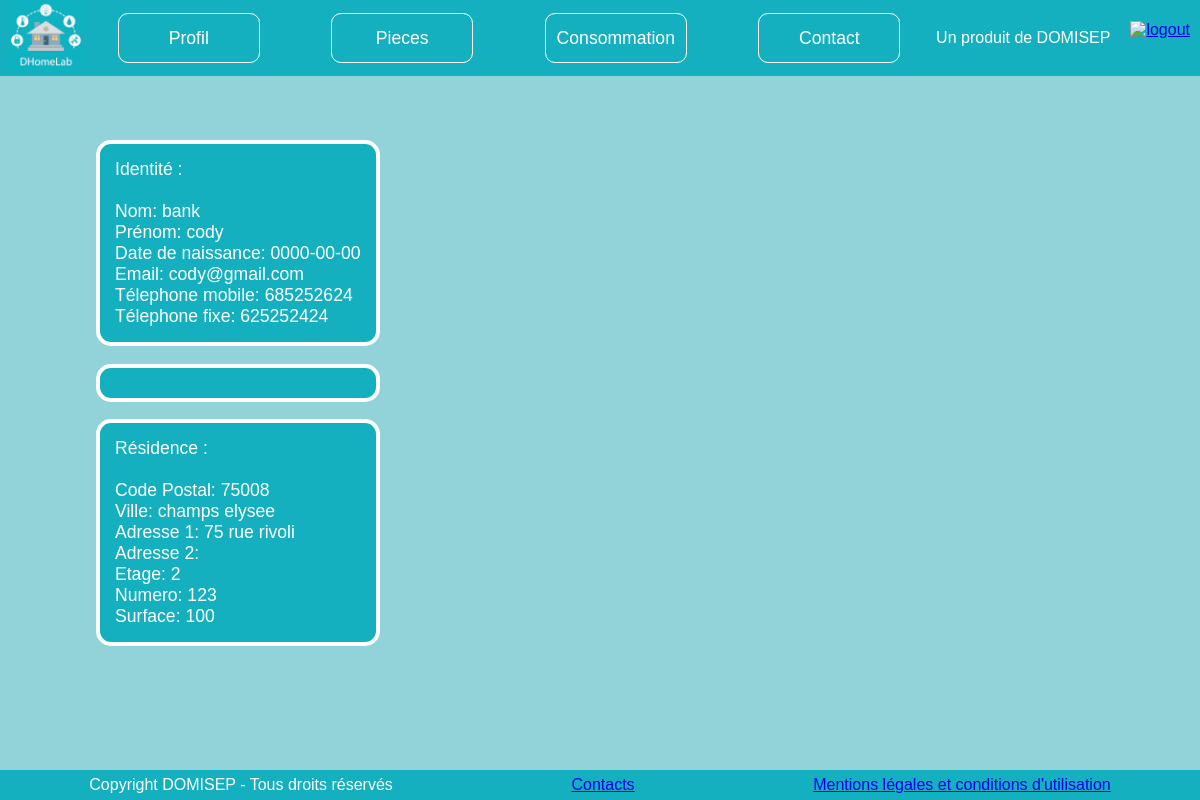
Screenshot of /index.php?redirection=voir_profil (signed in) with the database file from the repository.
### tables this page shows
CREATE TABLE `client` (
  `id_client` int(10) UNSIGNED ZEROFILL NOT NULL,
  `nom` varchar(255) DEFAULT NULL,
  `prenom` varchar(255) DEFAULT NULL,
  `date_de_naissance` date DEFAULT NULL,
  `email` varchar(255) DEFAULT NULL,
  `telephone_mobile` int(11) DEFAULT NULL,
  `telephone_fixe` int(11) DEFAULT NULL,
  `numero_serie_ceMAC` varchar(20) NOT NULL,
  `password_client` varchar(255) NOT NULL
);

CREATE TABLE `appartement` (
  `id_appartement` int(10) UNSIGNED ZEROFILL NOT NULL,
  `id_client` int(10) UNSIGNED ZEROFILL DEFAULT NULL,
  `id_immeuble` int(10) UNSIGNED ZEROFILL DEFAULT NULL,
  `surface` int(10) UNSIGNED NOT NULL COMMENT 'Surface de l''appartement',
  `etage` int(10) UNSIGNED NOT NULL COMMENT 'Etage de l''appartement',
  `numero` int(10) UNSIGNED NOT NULL COMMENT 'Numero de l''apartement'
);

CREATE TABLE `immeuble` (
  `id_immeuble` int(10) UNSIGNED ZEROFILL NOT NULL,
  `code_postal` int(10) UNSIGNED NOT NULL,
  `ville` varchar(255) NOT NULL,
  `adresse_1` varchar(255) NOT NULL,
  `adresse_2` varchar(255) NOT NULL,
  `id_client` int(10) UNSIGNED ZEROFILL DEFAULT NULL
);

### index.php (called while the page is built)
<?php
require 'controleur/index_client.php';
?>

### modele/voir_profil.php (called while the page is built, shortened)
<?php
$reqinfouser=$bdd->prepare('SELECT * FROM client WHERE id_client=?');
$reqinfouser->execute(array($_SESSION['id_client']));
$reqadresseimmeuble=$bdd->prepare('SELECT * FROM immeuble WHERE id_client=?');
$reqadresseimmeuble->execute(array($_SESSION['id_client']));
$reqadresseappartement=$bdd->prepare('SELECT * FROM appartement WHERE id_client=?');
$reqadresseappartement->execute(array($_SESSION['id_client']));
$immeubleexist=$reqadresseimmeuble->rowcount();
?>

### vue/voir_profil.php (the view, shortened to what this page needs)
<!DOCTYPE html>
<html>
    <head>
        <link rel="stylesheet" href="style/voir_profil.css" />
        <link rel="stylesheet" href="style/banniere.css" />
    </head>
    	<body>
    		<div id="bloc_page">
                <?php include("en_tete_client.php");?>
                <div id="container_3">
                <section class="zone_centre">
                    <?php
                    while($infouser = $reqinfouser->fetch() )
                    {
                        ?>
                        <p class="cadre">Identité : <br/><br/>
                        Nom: <?php echo $infouser['nom'] ?> <br/>
                        Prénom: <?php echo $infouser['prenom'] ?><br/>
                        Date de naissance: <?php echo $infouser['date_de_naissance'] ?><br/>
                        Email: <?php echo $infouser['email'] ?> <br/>
                        Télephone mobile: <?php echo $infouser['telephone_mobile'] ?><br/>
                        Télephone fixe: <?php echo $infouser['telephone_fixe'] ?><br/><p>
                        <?php
                        if($immeubleexist == 1 )
                        {
                            while($infoimmeuble = $reqadresseimmeuble->fetch() AND $infoappartement =$reqadresseappartement->fetch())
                            {
                                ?>
                                <p class="cadre">Résidence : <br/><br/>
                                Code Postal: <?php echo $infoimmeuble['code_postal'] ?> <br/>
                                Ville: <?php echo $infoimmeuble['ville'] ?><br/>
                                Adresse 1: <?php echo $infoimmeuble['adresse_1'] ?><br/>
                                Adresse 2: <?php echo $infoimmeuble['adresse_2'] ?> <br/>
                                Etage: <?php echo $infoappartement['etage'] ?> <br/>
                                Numero: <?php echo $infoappartement['numero'] ?><br/>
                                Surface: <?php echo $infoappartement['surface'] ?><br/>
                                <?php
                            }
                        }
                        ?>
                    <?php
                    }
                    ?>
                </section>
                </div>
                <?php include("pied_de_page.php");?>
            </div>
        </body>
</html>

### controleur/index_client.php (shortened to what this page needs)
<?php
require 'modele/connexion_bdd.php';
if (!isset($_GET["redirection"]))
{
	require 'modele/connexion_client.php';
	require 'vue/connexion_client.php';
}
else
{
	$redirection = htmlspecialchars($_GET["redirection"]);
	if ($redirection == 'connecte')
	{
		require 'modele/test_donnees_client_incompletes.php';
		require 'modele/page_accueil_client.php';
		require 'vue/page_accueil_client.php';
	}
	elseif ($redirection == 'inscription')
	{
			require 'vue/client_modifier_profil.php';
	}
	elseif ($redirection == 'formulaire_immeuble_1')
	{
		require "modele/profil_formulaire_d_inscription_immeuble_1.php";
		require "vue/profil_formulaire_d_inscription_immeuble_1.php";
	}
	elseif ($redirection == 'formulaire_immeuble_2')
	{
		require "modele/profil_formulaire_d_inscription_immeuble_2.php";
		require "vue/profil_formulaire_d_inscription_immeuble_2.php";
	}
	elseif ($redirection == 'formulaire_maison')
	{
		require "modele/profil_formulaire_d_inscription_maison.php";
		require "vue/profil_formulaire_d_inscription_maison.php";
	}
	elseif ($redirection == 'page_de_contact')
	{
		require 'modele/Page_de_contacts.php';
		require 'modele/page_service_client.php';
		require "vue/page_de_contact.php";
	}
	elseif ($redirection == 'ajout_piece_client')
	{
		require"modele/ajout_piece_client.php";
		require"vue/ajout_piece_client.php";
	}
	elseif ($redirection == 'ajout_capteur_client')
	{
		require "modele/fonctions_ajout_capteur.php";
		require "modele/ajout_capteur_client.php";
		require "vue/ajout_capteur_client.php";
	}
	elseif ($redirection == 'voir_profil')
	{
		require "modele/voir_profil.php";
		require "vue/voir_profil.php";
	}
	elseif ($redirection == 'suivi_consommation_energetique')
	{
		require "vue/suivi_consommation_energetique.php";
	}
	elseif($redirection=='ajout_capteur_piece_client')
	{
		require"modele/ajout_capteur_piece_client.php";
		require"vue/ajout_capteur_piece_client.php";
	}
	elseif($redirection=='generateur')
	{
		require"modele/fonction_creation_donnee.php";
		require"modele/generateur_donnee_capteur.php";
		require"vue/generateur_donnee_capteur.php";
	}
	elseif($redirection=='mot_de_passe_oublie_1')
	{
		require"modele/mot_de_passe_oublie_1.php";
		require"vue/mot_de_passe_oublie_1.php";
	}
	elseif($redirection=='mot_de_passe_oublie_2')
	{
		require"modele/mot_de_passe_oublie_2.php";
		require"vue/mot_de_passe_oublie_2.php";
	}
	elseif($redirection=="pagedecontact")
	{
		require"modele/Page_de_contacts.php";
		require"vue/page_de_contact.php";
	}
	elseif ($redirection == 'deconnexion')
	{
		$_SESSION = array();
		session_destroy();
		header("Location: index.php");
	}
}
?>

### vue/en_tete_client.php (shortened to what this page needs)
<header>
	 <div>
        <a href="index.php?redirection=connecte" id="logoco"  >
        <img  href="index.php?redirection=connecte" src="picture/logo_transparent.png" alt="logo DomLab" title="DomLab" id="logo"  />
        </a>
       </div>
<div id="mv0">
	<nav>
		<ul id="mv">
			<li class="hid"><a href="index.php?redirection=voir_profil" >Profil</a>
			</li>
			<li ><a href="index.php?redirection=connecte">Pieces</a></li>
			<li ><a href="index.php?redirection=suivi_consommation_energetique">Consommation</a></li>
			<li ><a href="index.php?redirection=page_de_contact">Contact</a></li>
		</ul>
	</nav>
</div>
<div>
        <p class="titrep" id="domisep"> Un produit de DOMISEP</p>
       </div>
       <div>
        <a href="index.php?redirection=deconnexion" id="logout">
        <img  href="index.php?redirection=deconnexion" src="picture/logout.png" alt="logout" title="logout" />
        </a>
   </div>
</header>

### vue/pied_de_page.php
<div id="foot">
<footer>
	 <div id="Copyrights">
        <p>Copyright DOMISEP - Tous droits réservés</p>
     </div>
     <div id="Contacts">
     	<a href="index.php?redirection=page_de_contact">Contacts</a>
     </div>
     <div id="Conditions">
     	<a href="#">Mentions légales et conditions d'utilisation</a>
     </div>
</footer>
</div>

### style/voir_profil.css (style rules this page uses)
#container_3 p { color:white; border: solid 4px white; padding:15px; border-radius: 15px; font-size: 1.1em; background-color: #14b0bf; margin-top: 0; }
section { display: flex; padding-left: 8vw; justify-content: space-around; flex-direction: column; }

### style/banniere.css (style rules this page uses)
header { display:flex; align-items: center; justify-content: space-between; background-color: #14b0bf; min-width: 1000px; max-height:11%; min-height: 60px; position:fixed; right:0; left:0; top:0; padding-left:10px; width: 100%; }
#logo { min-height: 58px; max-height: 9vh; }
#logoco img { min-height: 58px; max-height: 9vh; }
#logout img { padding-top:10px; min-height: 45px; max-height: 8vh; padding-right: 20px; }
#domisep { color:white; padding-right:20px; }
html { margin-bottom:0; min-width: 1100px; }
body { display:flex; padding-top:10vh; margin-top:60px; font-family: Georgia, Arial, sans-serif; background-color: #91d3d9; overflow:auto; margin-left:0; padding-bottom: 100px; }
footer { display:flex; justify-content: space-around; align-items: center; background-color: #14b0bf; width:100%; position: fixed; bottom: 0; left:0; height: 30px; margin:0px; color:white; }
ul { margin:0; padding:0; display:flex; list-style:none; min-width:500px; max-width:900px; min-height: 35px; height:100%; justify-content: space-around; }
#mv0 { flex:3; }
li { min-width:140px; border-radius: 10px; border: 1px solid white; height:6vh; min-height: 35px; background-color: #14b0bf; }
li a { display: flex; align-items: center; justify-content: center; color:white; height:100%; width:100%; font-size: 1.1em; text-decoration: none; border-radius: 8px; }

### rows the page displays
client: nom "bank", prenom "cody", date_de_naissance "0000-00-00", email "cody@gmail.com", telephone_mobile "685252624", telephone_fixe "625252424"
appartement: id_immeuble.code_postal "75008", id_immeuble.ville "champs elysee", id_immeuble.adresse_1 "75 rue rivoli", etage "2", numero "123", surface "100"
